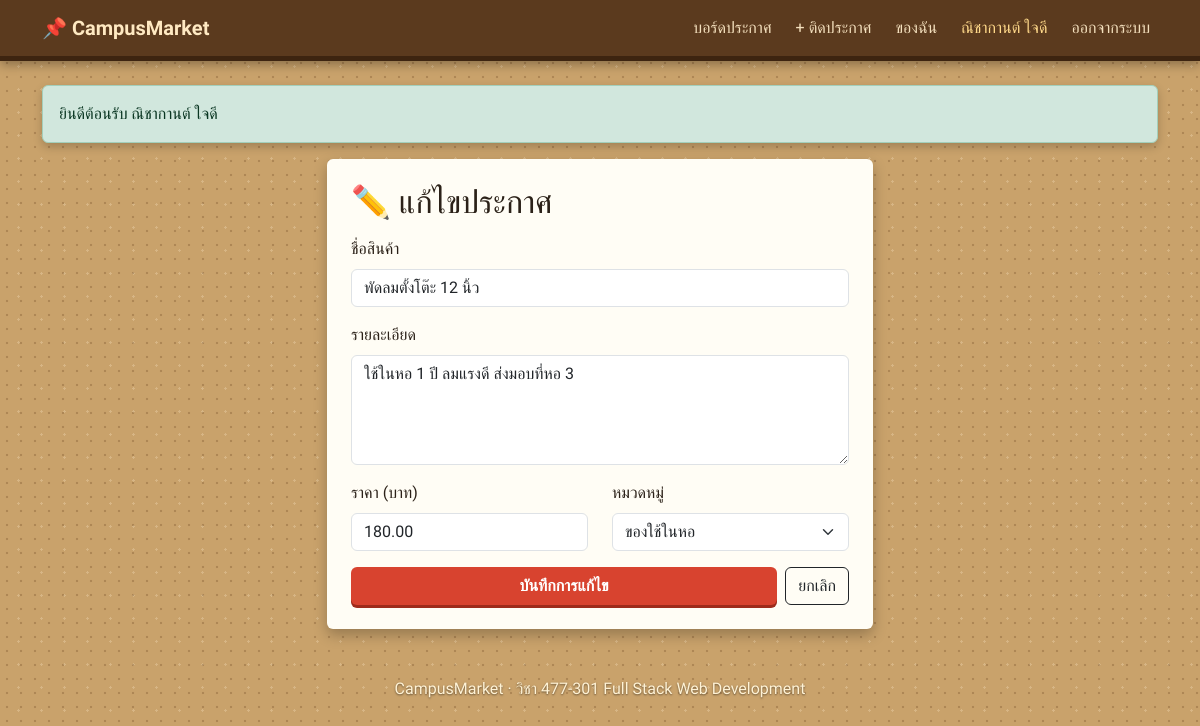
/listing_edit.php?id=3 (signed in), run on the app's committed database.
### tables this page shows
CREATE TABLE listings (
  id           INT AUTO_INCREMENT PRIMARY KEY,
  user_id      INT NOT NULL,                               
  title        VARCHAR(150) NOT NULL,                      
  description  TEXT NOT NULL,                              
  price        DECIMAL(10,2) NOT NULL,                     
  category     VARCHAR(50) NOT NULL,                       
  status       ENUM('selling','sold') NOT NULL DEFAULT 'selling',   
  created_at   TIMESTAMP DEFAULT CURRENT_TIMESTAMP,
  FOREIGN KEY (user_id) REFERENCES users(id) ON DELETE CASCADE
);

### config.php (called while the page is built, shortened)
<?php
$categories = ['หนังสือเรียน', 'เครื่องคิดเลข', 'ของใช้ในหอ', 'เครื่องใช้ไฟฟ้า', 'อื่นๆ'];
function e($text) {
    return htmlspecialchars($text, ENT_QUOTES, 'UTF-8');
}

### listing_edit.php (the view, shortened to what this page needs)
<?php
require 'config.php';
$id = (int)($_GET['id'] ?? $_POST['id'] ?? 0);
$stmt = $pdo->prepare("SELECT * FROM listings WHERE id = ?");
$stmt->execute([$id]);
$l = $stmt->fetch(PDO::FETCH_ASSOC);
include 'header.php';
?>
<div class="row justify-content-center">
  <div class="col-md-8 col-lg-6">
    <div class="paper-card">
      <h2 class="mb-3">✏️ แก้ไขประกาศ</h2>
      <form method="post">
        <label class="form-label">ชื่อสินค้า</label>
        <input class="form-control mb-3" name="title" value="<?= e($l['title']) ?>" required>
        <label class="form-label">รายละเอียด</label>
        <textarea class="form-control mb-3" name="description" rows="4" required><?= e($l['description']) ?></textarea>
        <div class="row">
          <div class="col-6">
            <label class="form-label">ราคา (บาท)</label>
            <input type="number" min="0" class="form-control mb-3" name="price" value="<?= e($l['price']) ?>" required>
          </div>
          <div class="col-6">
            <label class="form-label">หมวดหมู่</label>
            <select class="form-select mb-3" name="category">
              <?php foreach ($categories as $c): ?>
                <option <?= $l['category'] === $c ? 'selected' : '' ?>><?= e($c) ?></option>
              <?php endforeach; ?>
            </select>
          </div>
        </div>
        <div class="d-flex gap-2">
          <button class="btn btn-pin flex-grow-1">บันทึกการแก้ไข</button>
          <a class="btn btn-outline-dark" href="listing_view.php?id=<?= $l['id'] ?>">ยกเลิก</a>
        </div>
      </form>
    </div>
  </div>
</div>
<?php include 'footer.php'; ?>

### style.css (style rules this page uses)
:root { --cork: #c9a26b; --cork-dark: #a67c47; --wood: #5b3a1e; --pin: #d8432f; --ink: #2b2118; }
body { font-family: 'Sarabun', sans-serif; color: var(--ink); background-color: var(--cork); background-image: radial-gradient(rgba(90,55,20,.25) 1.2px, transparent 1.6px), radial-gradient(rgba(255,240,210,.25) 1px, transparent 1.4px); background-size: 14px 14px, 23px 23px; background-position: 0 0, 7px 9px; min-height: 100vh; }
h1, h2, h3, h5, .brand { font-family: 'Mali', cursive; }
.btn-pin { background: var(--pin); color: #fff; border: none; font-weight: 600; box-shadow: 0 3px 0 #9e2b1b; }
.paper-card { background: #fffdf5; border-radius: 6px; padding: 24px; box-shadow: 0 6px 14px rgba(0,0,0,.25); position: relative; }

### data on the page
listings: title "พัดลมตั้งโต๊ะ 12 นิ้ว", description "ใช้ในหอ 1 ปี ลมแรงดี ส่งมอบที่หอ 3", price "180.00"

### other printed values
$_SESSION['user']['name'] "ณิชากานต์ ใจดี"
$f['msg'] "ยินดีต้อนรับ ณิชากานต์ ใจดี"
form field category "ของใช้ในหอ"
